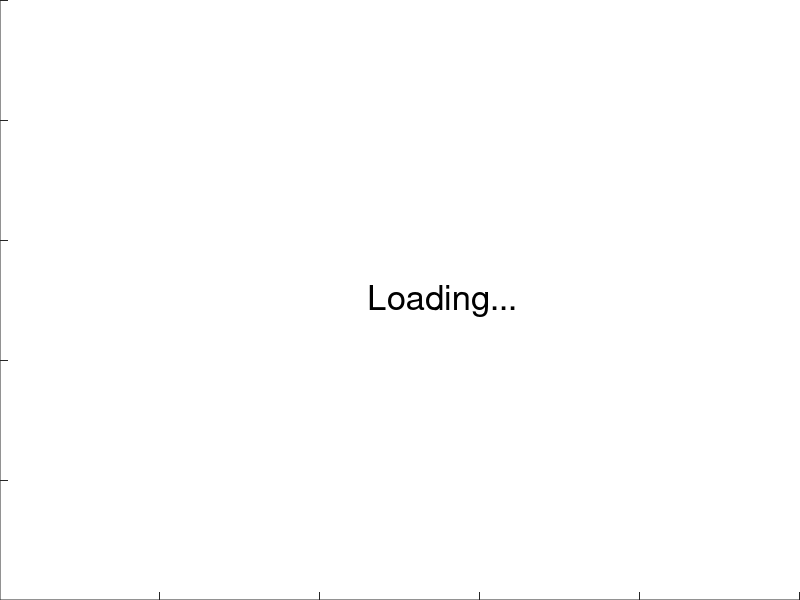

MATLAB code for this plot: (Note: this script raises an error after producing the figure.)
function [  ] = DendV5()
%DENDV Render a dendrite's electrical properties
%   DendV visualizes the various current flow within a dendrite compartment
%   Including: Axonal, NMDA, K+, Na+, Leak, Transmembrane

%   DendV was  built using OpenGl + MATLAB
%   For any issues or questions, please contact Andrew Schreiber at
%   aschreib@usc.edu
%   USC Lab for Neural Computation

%{
TO DO:
-unit/scale key
-Function to determine # of bars
-Utilize number of compartments = size(d)
-Record as video
-Set loading screen as intro
%}





%{
function Display_Press(~,event)
    if event.Character == 's'
        figure(1);
        plot(sodium');
        title('Sodium vs Time');
    end
    if event.Character == 'p'
        figure(1);
        plot(potass');
        title('Potassium vs Time');
    end
    if event.Character == 'n'
        figure(1);
        plot(nmda');
        title('NMDA vs Time');
    end
    if event.Character == 'a'
        figure(1);
        plot(ampa');
        title('AMPA vs Time');
    end
    if event.Character == 'x'
        figure(1);
        plot(axial');
        title('Axial vs Time');
    end
    if event.Character == 'v'
        figure(1);
        plot(volt');
        title('Millivolts vs Time');
    end
    if event.Character == 'q'
        continued=false;
    end
    if event.Character == '-'
        steps=steps-1;
    end
    if event.Character == '='
        steps=steps+1;
    end
    if event.Character ==' '
        if pauser==1
            pauser=0;
        else
            pauser=1;
        end
    end
       set(0,'CurrentFigure', figure(3));
end
%}

pause on;
close all;
scrsz = get(0,'ScreenSize');

%Figure 1 - Axial/Diameter/Volt - Middle


startbarsize=45;

figure('Position', [0 startbarsize scrsz(3) scrsz(4)*.92],...
    'Toolbar', 'none');
set(gcf,'Units','normal')
set(gca,'Position',[0 0 1 1])
text(.46,.5,'Loading...', 'FontSize', 25);


%Get Variables from file
%BardiaSimulation.mat
%onetrace.mat

Datafile= load('BardiaSimulation.mat');

global sodium;
global potass;
global nmda;
global ampa;
global axial;
global volt;
global distance;
global pauser;
global diam;
global cap;
global pas;

sodium = Datafile.ina;
potass = Datafile.ik;
nmda = Datafile.inmda;
ampa = Datafile.iampa;
axial = Datafile.iaxial;
volt = Datafile.v;
distance = Datafile.d; %distance from soma in microns
diam = Datafile.diam; %microns
cap= Datafile.icap;
pas= Datafile.ipas;

%Absolute values of data points. Non-zero.
AbsNa = -1*(sodium-eps);
AbsK = potass+eps;
AbsAMPA = -1*(ampa -eps);
AbsNMDA = -1*(nmda -eps);
AbsV = abs(volt+eps);
AbsAxial = abs(axial+eps);
AbsCap= abs(cap +eps);
AbsPas=abs(pas+eps);


set(0,'CurrentFigure',figure(1) );

%General Settings
[~,maxtime]=size(ampa);
[maxcompart,~]=size(potass);
continued=true;
steps=1;                     %Temporal jump per loop
Time=980;                   %Start time
pauser=0;                    %Set to 1 to disable bar chart, 0 to enable
LegendSpace=.10;
LegendStart=1-LegendSpace;
SpaceConstant=1/maxcompart *(LegendStart);  %Width of one compartment
Cushion=.025;



%Box chart settings
DifftoZero=min(ceil(volt(:)));                     %Takes smallest value in volt
VoltRange= abs( max(ceil(volt(:))) - DifftoZero);  %Range of Volt; works {++,+-,-+,--}
boxcolormap=colormap(jet(VoltRange));              %Sets range-based Jet colormap
AxialScaler=(.9*SpaceConstant)/max(abs(axial(:))); %Multiplies with axial current to fit in compartment
LineY2=.505;                                       %Midpoint of Box chart
BoxScaler=1/max(diam) * (.33 - 2*Cushion);           %*(.33) for scale to 1/3 of figure
BoxMaxLine=LineY2+ .165- Cushion;
BoxMinLine=LineY2- .165+ Cushion;


%Bar chart settings
BaseLineX1=.1*SpaceConstant;            %Adjust space between midlines
BaseLineX2=BaseLineX1+SpaceConstant*.8; %Adjust .1 or .8 to adjust space from left and right, respectively
BarWidth=SpaceConstant*.8/6;            %6 bars currently **replace with a GetBars
BarMult=2.5;                            %Manual scalar for barsize
LineY1=.835;                            %Midline location
MaxBar=.165 - Cushion;                  %Maximum allowed size for bar
BarMaxLine= LineY1 + .165 - Cushion;
BarMinLine= LineY1 - .165 + Cushion;


%Line chart settings
VoltScaler=(1/max(abs(volt(:)))) * (.165 - Cushion);    %Set * (.165) so maxline is within boundaries and cushion
LineChartMidY= .165;
LineMaxLine=LineChartMidY +.165 - Cushion;
LineMinLine=LineChartMidY -.165 + Cushion;

clf;

str3 =['STEP: ', num2str(steps/10), 'ms'];
StepDisplay=annotation('textbox', [.8 .97 .07 .03],...
                       'String', str3,...
                       'LineStyle', 'none'); %position [fromleft frombottom width height]
str2=['TIME: ', num2str(Time/10),'ms'];
TimeDisplay=annotation('textbox', [.7 .97 .07 .03],...
                       'String', str2,...
                       'LineStyle', 'none');


%Spacing for arrows
LineX1 =BaseLineX1;
LineX2 =BaseLineX2;
BarX=BaseLineX1;
SodiumX=1:1:maxcompart;
PotassiumX=1:1:maxcompart;
AMPAX=1:1:maxcompart;
NMDAX=1:1:maxcompart;
CapX=1:1:maxcompart;
PasX=1:1:maxcompart;

%Legend display
annotation('line', [(LegendStart) (LegendStart)], [BarMaxLine BarMinLine]);
annotation('line', [(LegendStart) (LegendStart)], [BoxMaxLine BoxMinLine]);
annotation('line', [(LegendStart) (LegendStart)], [LineMaxLine LineMinLine]);


annotation('line', [0 LegendStart], [BarMaxLine BarMaxLine]);
BarMaxStr=[num2str(steps/10), 'ms'];
annotation('textbox',[LegendStart, BarMaxLine-.5*Cushion, .05, .05],... %-.5*Cushion for ideal alignment
           'String', BarMaxStr,...
           'LineStyle', 'none',...
           'VerticalAlignment', 'bottom');

annotation('line', [0 LegendStart], [BarMinLine BarMinLine]);
BarMinStr=[num2str(steps/10), 'ms']; 
annotation('textbox',[LegendStart, BarMinLine-.5*Cushion, .05, .05],...
           'String', BarMinStr,...
           'LineStyle', 'none',...
           'VerticalAlignment', 'bottom'); 

       
annotation('line', [0 LegendStart], [BoxMaxLine BoxMaxLine]);
BoxMaxStr=[num2str(steps/10), 'ms']; 
annotation('textbox',[LegendStart, BoxMaxLine-.5*Cushion, .05, .05],...
           'String', BoxMaxStr,...
           'LineStyle', 'none',...
           'VerticalAlignment', 'bottom'); 

annotation('line', [0 LegendStart], [BoxMinLine BoxMinLine]);
BoxMinStr=[num2str(steps/10), 'ms']; 
annotation('textbox',[LegendStart, BoxMinLine-.5*Cushion, .05, .05],...
           'String', BoxMinStr,...
           'LineStyle', 'none',...
           'VerticalAlignment', 'bottom'); 


annotation('line', [0 LegendStart], [LineMaxLine LineMaxLine]);
LineMaxStr=[num2str(steps/10), 'ms']; 
annotation('textbox',[LegendStart, LineMaxLine-.5*Cushion, .05, .05],...
           'String', LineMaxStr,...
           'LineStyle', 'none',...
           'VerticalAlignment', 'bottom'); 

annotation('line', [0 LegendStart], [LineMinLine LineMinLine]);
LineMinStr=[num2str(steps/10), 'ms']; 
annotation('textbox',[LegendStart, LineMinLine-.5*Cushion, .05, .05],...
           'String', LineMinStr,...
           'LineStyle', 'none',...
           'VerticalAlignment', 'bottom'); 


       
annotation('line', [0 LegendStart], [LineChartMidY LineChartMidY],...
           'LineStyle', '--'); 



%Setting up display
for arrowloop=1:maxcompart
BoxX(arrowloop)=SpaceConstant*arrowloop-SpaceConstant;
end

for arrowloop=1:maxcompart
    if continued==false
        break;
    end
    
    
    %Midlines
    annotation('line', [LineX1 LineX2], [LineY1 LineY1]);
    
    %Sodium
    SodiumBarSize=min(MaxBar, BarMult*AbsNa(arrowloop, Time));
    SodiumBar(arrowloop)=annotation('rectangle', ... #x, y, width, height
        [BarX LineY1-SodiumBarSize BarWidth SodiumBarSize],...
        'FaceColor',[1 0 0],... %R G B
        'LineWidth', .0005);
    SodiumX(arrowloop)= BarX;
    BarX=BarX+BarWidth;    %Set next bar
    
    %Potassium current
    PotassiumBarSize=min(MaxBar, BarMult*AbsK(arrowloop, Time));
    PotassiumBar(arrowloop)=annotation('rectangle',...
        [BarX LineY1-.0005 BarWidth PotassiumBarSize],...
        'FaceColor',[1 .9 0],...    
        'LineWidth', .0005);
    PotassiumX(arrowloop)= BarX;
    BarX=BarX+BarWidth;
    
    
    %AMPA current
    
    AMPABarSize=min(MaxBar, BarMult*AbsAMPA(arrowloop, Time));
    AMPABar(arrowloop)=annotation('rectangle',...
        [BarX LineY1-AMPABarSize BarWidth  AMPABarSize],...
        'FaceColor',[1 0 1],...
        'LineWidth', .0005);
    
    AMPAX(arrowloop)= BarX;
    BarX=BarX+BarWidth;
    
    %NMDA current
    
    
    NMDABarSize=min(MaxBar, BarMult*AbsNMDA(arrowloop, Time));
    NMDABar(arrowloop)=annotation('rectangle',...
        [BarX LineY1-NMDABarSize BarWidth NMDABarSize],...
        'FaceColor',[.5 .5 .1],...
        'LineWidth', .0005);
    
    NMDAX(arrowloop)= BarX;
    BarX= BarX + BarWidth;
    
    
    %Capacitive current
    CapBarSize=min(MaxBar, BarMult*AbsCap(arrowloop, Time));
    if cap(arrowloop, Time)>0
        
        CapBar(arrowloop)=annotation('rectangle',...
            [BarX LineY1-.0005 BarWidth CapBarSize],...
            'FaceColor',[0 1 0],...
            'LineWidth', .0005);
        
    else
        CapBar(arrowloop)=annotation('rectangle',...
            [BarX LineY1-CapBarSize BarWidth CapBarSize],...
            'FaceColor',[0 1 0],...
            'LineWidth', .0005);
    end
    CapX(arrowloop)= BarX;
    BarX= BarX + BarWidth;
    
    %Passive current here
    PasBarSize=min(MaxBar, BarMult*AbsPas(arrowloop, Time));
    PasBar(arrowloop)=annotation('rectangle',...
        [BarX LineY1-.0005 BarWidth PasBarSize],...
        'FaceColor',[0 0 1],...
        'LineWidth', .0005);
    PasX(arrowloop)=BarX;
    
    
    %Move to next compartment

    
    
 %Box Chart
    BoxSize=BoxScaler*diam(arrowloop);          %Scales current value to range of rendering
    BoxFromBot=LineY2-.5*BoxSize;               %Determines lowest point of box; subtracts half box size from midline
    
    ColorNumber=ceil(volt(arrowloop,Time))+abs(DifftoZero);
    BarColor=[boxcolormap(ColorNumber,1) boxcolormap(ColorNumber,2) boxcolormap(ColorNumber,3)];
    
    DiamBar(arrowloop)=annotation('rectangle',[BoxX(arrowloop) BoxFromBot SpaceConstant BoxSize],...
        'FaceColor', BarColor); %fromleft frombottom width height
    
    
    %Axial current
    AxialBarSize=AxialScaler*axial(arrowloop,Time);
    AxialX2=max(.000001,min(.99, -1*AxialBarSize)); % *-1 to correct axial directions

    AxialBar(arrowloop)=annotation('rectangle',...
        [BoxX(arrowloop) .49 AxialX2 .02],...
        'FaceColor',[.5 .1 .1],...
        'LineWidth', .0005);
    
    
    
    
    
 %Line Chart
    VoltLine(arrowloop)=annotation('line', [BoxX(arrowloop) (BoxX(arrowloop)+SpaceConstant)], [.2 .2],...
                'Color', [.5 .2 1],...
                'LineWidth', 2);
        
    LineX1 =LineX1 + SpaceConstant;
    LineX2 =LineX2 + SpaceConstant;
    BarX=LineX1;
    
end


%-------------Main Display Loop-----------------%
while Time<maxtime && continued==true    
    
 %   set(0,'CurrentFigure',figure(1) );
    
    str3=['STEP: ',num2str(steps/10),'ms'];
    set(StepDisplay, 'String', str3);
    str3=['TIME: ',num2str(Time/10),'ms'];
    set(TimeDisplay, 'String', str3)
    
    
    for arrowloop=1:maxcompart
        
        SodiumBarSize=min(MaxBar, BarMult*AbsNa(arrowloop, Time));
        SodiumBarPos=[SodiumX(arrowloop) LineY1-SodiumBarSize BarWidth SodiumBarSize];
        set(SodiumBar(arrowloop),'Position', SodiumBarPos);
        
        PotassiumBarSize=min(MaxBar, BarMult*AbsK(arrowloop, Time));
        PotassiumBarPos=[PotassiumX(arrowloop) LineY1-.0005 BarWidth PotassiumBarSize];
        set(PotassiumBar(arrowloop),'Position', PotassiumBarPos);
        
        AMPABarSize=min(MaxBar, BarMult*AbsAMPA(arrowloop, Time));
        AMPABarPos=[AMPAX(arrowloop) LineY1-AMPABarSize BarWidth AMPABarSize];
        set(AMPABar(arrowloop),'Position', AMPABarPos);
        
        
        NMDABarSize=min(MaxBar, BarMult*AbsNMDA(arrowloop, Time));
        NMDABarPos=[NMDAX(arrowloop) LineY1-NMDABarSize BarWidth NMDABarSize];
        set(NMDABar(arrowloop),'Position', NMDABarPos);
        
        
        if cap(arrowloop, Time)>0
            
            CapBarSize=min(MaxBar, BarMult*AbsCap(arrowloop, Time));
            CapBarPos=[CapX(arrowloop) LineY1-.0005 BarWidth CapBarSize];
            set(CapBar(arrowloop),'Position', CapBarPos);
            
        else
            
            CapBarSize=min(MaxBar, BarMult*AbsCap(arrowloop, Time));
            CapBarPos=[CapX(arrowloop) LineY1-CapBarSize BarWidth CapBarSize];
            set(CapBar(arrowloop),'Position', CapBarPos);
        end
        
        PasBarSize=min(MaxBar, BarMult*AbsPas(arrowloop, Time));
        PasBarPos=[PasX(arrowloop) LineY1-.0005 BarWidth PasBarSize];
        set(PasBar(arrowloop),'Position', PasBarPos);
        
        
        %Bar Chart
        ColorNumber=ceil(volt(arrowloop,Time))+abs(DifftoZero);
        BarColor=[boxcolormap(ColorNumber,1) boxcolormap(ColorNumber,2) boxcolormap(ColorNumber,3)];
        set(DiamBar(arrowloop),'FaceColor',BarColor);

        ScaledArrowX= AxialScaler*axial(arrowloop,Time);  %Sets range to -1 to 1
        
        
        AxialX2=max(.0001,min(1, -1*ScaledArrowX)); % *-1 to correct axial directions
        
        if(axial(arrowloop,Time)>0)
            AxialBarPosition= [BoxX(arrowloop) .49 AxialX2 .02];
        else
            AxialBarPosition= [BoxX(arrowloop)-AxialX2 .49 AxialX2 .02];
        end
        set(AxialBar(arrowloop),'Position', AxialBarPosition);

        
        %Voltage Line
        VLY1=VoltScaler*volt(arrowloop,Time);
        VLY2=VoltScaler*volt(arrowloop+1,Time);
        VoltLineY= [(VLY1+LineChartMidY) (VLY2+LineChartMidY)];
        
        set(VoltLine(arrowloop),'Y', VoltLineY);
        
        

        
        
        
    end
    
    
   % set(0,'CurrentFigure',figure(1) );
    
    %MovieFrames(Time)=getframe;
    
    drawnow;
    pause(.035); %Pause between switching frames
    
    
    Time = Time + steps; %Update time loop
    
end %End main loop

%writerObj = VideoWriter('DendV5Movie');
%open(writerObj);
%writeVideo(writerObj,MovieFrames);

end %End Function



















